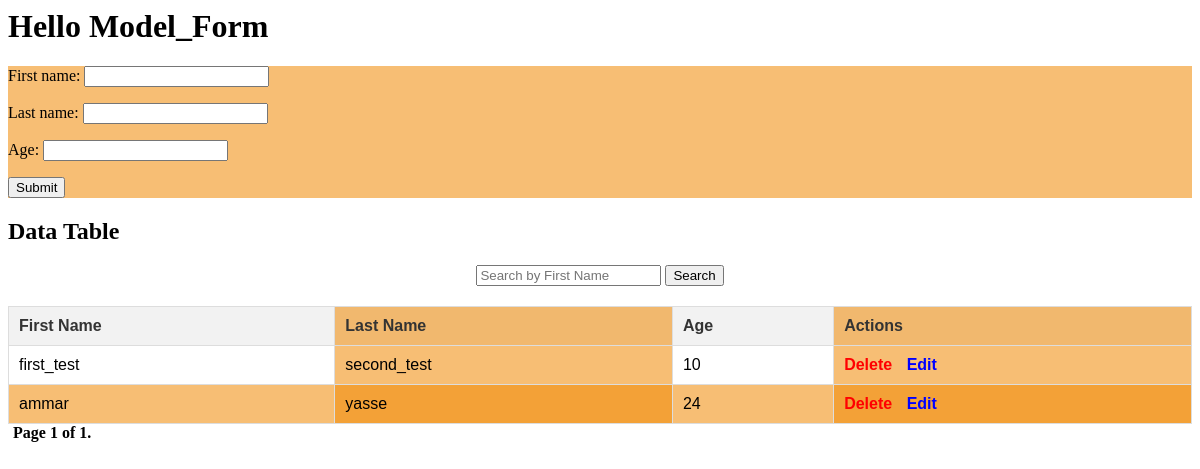
The app's page /, older data.
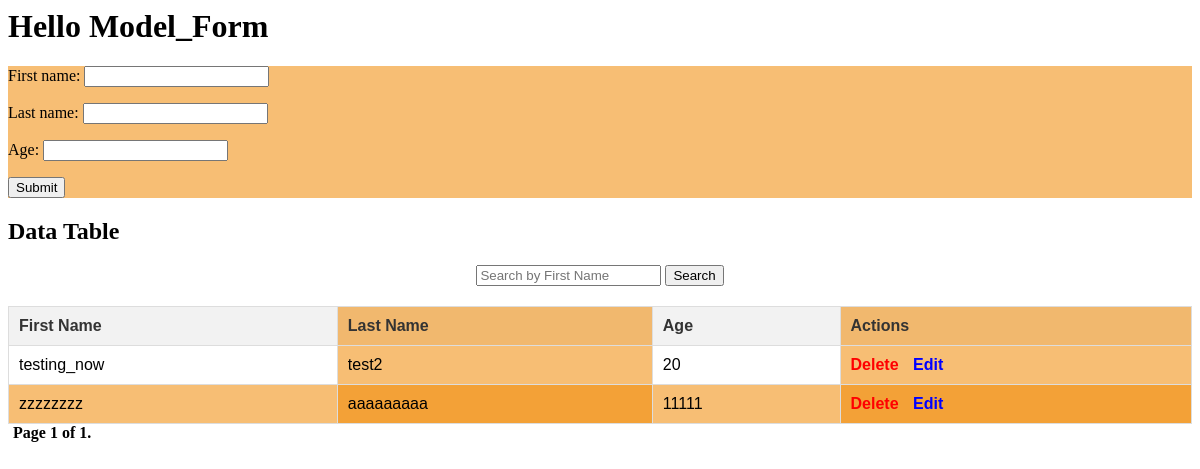
The same page, newer data.
### demoapp/models.py (models this page shows)
class Logger(models.Model):
    first_name = models.CharField(max_length= 200)
    last_name = models.CharField(max_length= 200)
    age = models.IntegerField()

### demoapp/views.py (the view)
# urls.py: path('', views.form_view , name="Form_Model"),
def form_view(request):
    form = LogForm()
    page_obj = None
    search_query=request.GET.get('search','')
    if request.method == 'POST':
        form = LogForm(request.POST)
        if form.is_valid():
            form.save()
            return redirect(reverse('Form_Model'))
    saved_data = Logger.objects.all()
    if search_query :
        saved_data = saved_data.filter(
            Q(first_name__icontains=search_query)|
            Q(last_name__icontains=search_query)|
            Q(age__icontains=search_query))
    paginator = Paginator(saved_data, 3)
    page_number = request.GET.get('page')
    page_obj = paginator.get_page(page_number)
    context = {'form': form, 'page_obj': page_obj,'search_query': search_query}
    return render(request, "home.html", context)

### demoapp/forms.py
class LogForm(forms.ModelForm):
    class Meta:
     model = Logger
     fields = '__all__'

### demoapp/templates/home.html (shortened to what this page needs)
<h1> Hello Model_Form </h1>
<div>
<form action="" method="post", style = "background-color:rgba(240, 139, 8, 0.56);">
    {{form.as_p}}
    <div style="display: flex; gap: 10px;">
    <input type="submit" value="Submit">
</form>
</div>
    <h2> Data Table</h2>
    <form method="get" style="margin: 20px 0; text-align: center;">
        <input type="text" name="search" placeholder="Search by First Name" value="{{ search_query }}">
        <button type="submit">Search</button>
    </form>
    <table>
        <thead>
            <tr>
                <th>First Name</th>
                <th>Last Name</th>
                <th>Age</th>
                <th>Actions</th>
            </tr>
        </thead>
        <tbody>
            {% for item in page_obj %}
            <tr >
                <td>{{item.first_name}}</td>
                <td>{{item.last_name}} </td>
                <td>{{item.age}}</td>
                <td>
                    <a href="{% url 'delete_entry' item.id %}"
                        class="delete-link">Delete</a>
                    <a href="{% url 'update_entry' item.id %}"
                        class="edit-link">Edit</a>
                </td>
            </tr>
            {% endfor %}
        </tbody>
    </table>
    <div>
        <span class="paginator_test">
            <span class="current">
                Page {{ page_obj.number}} of {{page_obj.paginator.num_pages}}.
            </span>

### demoapp/templates/home.html (style rules this page uses)
table { width: 100%; border-collapse: collapse; text-align: left; font-family: Arial, sans-serif; }
th, td { padding: 10px; border: 1px solid #ddd; }
thead tr { background-color: #f2f2f2; color: #333; }
tr:nth-child(even) { background-color: rgba(240, 139, 8, 0.56); }
th:nth-child(even), td:nth-child(even) { background-color: rgba(240, 139, 8, 0.56); }
a { text-decoration: none; font-weight: bold; }
.delete-link { color: red; margin-right: 10px; }
.edit-link { color: blue; }
.paginator_test { text-align: center; margin: 10px 0; }
.paginator_test .current { font-weight: bold; color: black; margin: 0 5px; }

Row changes from the older to the newer data that the page shows:
removed Logger: first_name "first_test", last_name "second_test", age "10"
removed Logger: first_name "ammar", last_name "yasse", age "24"
added Logger: first_name "testing_now", last_name "test2", age "20"
added Logger: first_name "zzzzzzzz", last_name "aaaaaaaaa", age "11111"
